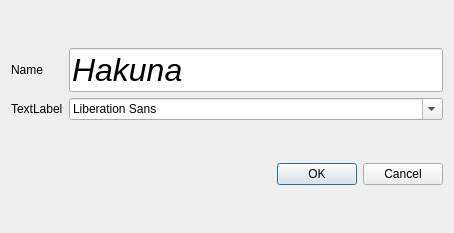
<?xml version="1.0" encoding="UTF-8"?>
<ui version="4.0">
 <class>Dialog</class>
 <widget class="QDialog" name="Dialog">
  <property name="geometry">
   <rect>
    <x>0</x>
    <y>0</y>
    <width>454</width>
    <height>233</height>
   </rect>
  </property>
  <property name="windowTitle">
   <string>Dialog</string>
  </property>
  <layout class="QVBoxLayout" name="verticalLayout">
   <item>
    <layout class="QGridLayout" name="gridLayout">
     <item row="0" column="0">
      <widget class="QLabel" name="label">
       <property name="text">
        <string>Name</string>
       </property>
      </widget>
     </item>
     <item row="0" column="1">
      <widget class="QLineEdit" name="lineEdit">
       <property name="font">
        <font>
         <pointsize>24</pointsize>
         <italic>true</italic>
        </font>
       </property>
       <property name="text">
        <string>Hakuna</string>
       </property>
      </widget>
     </item>
     <item row="1" column="0">
      <widget class="QLabel" name="label_2">
       <property name="text">
        <string>TextLabel</string>
       </property>
      </widget>
     </item>
     <item row="1" column="1">
      <widget class="QFontComboBox" name="fontComboBox"/>
     </item>
    </layout>
   </item>
   <item>
    <widget class="QDialogButtonBox" name="buttonBox">
     <property name="standardButtons">
      <set>QDialogButtonBox::Cancel|QDialogButtonBox::Ok</set>
     </property>
    </widget>
   </item>
  </layout>
 </widget>
 <resources/>
 <connections/>
</ui>
